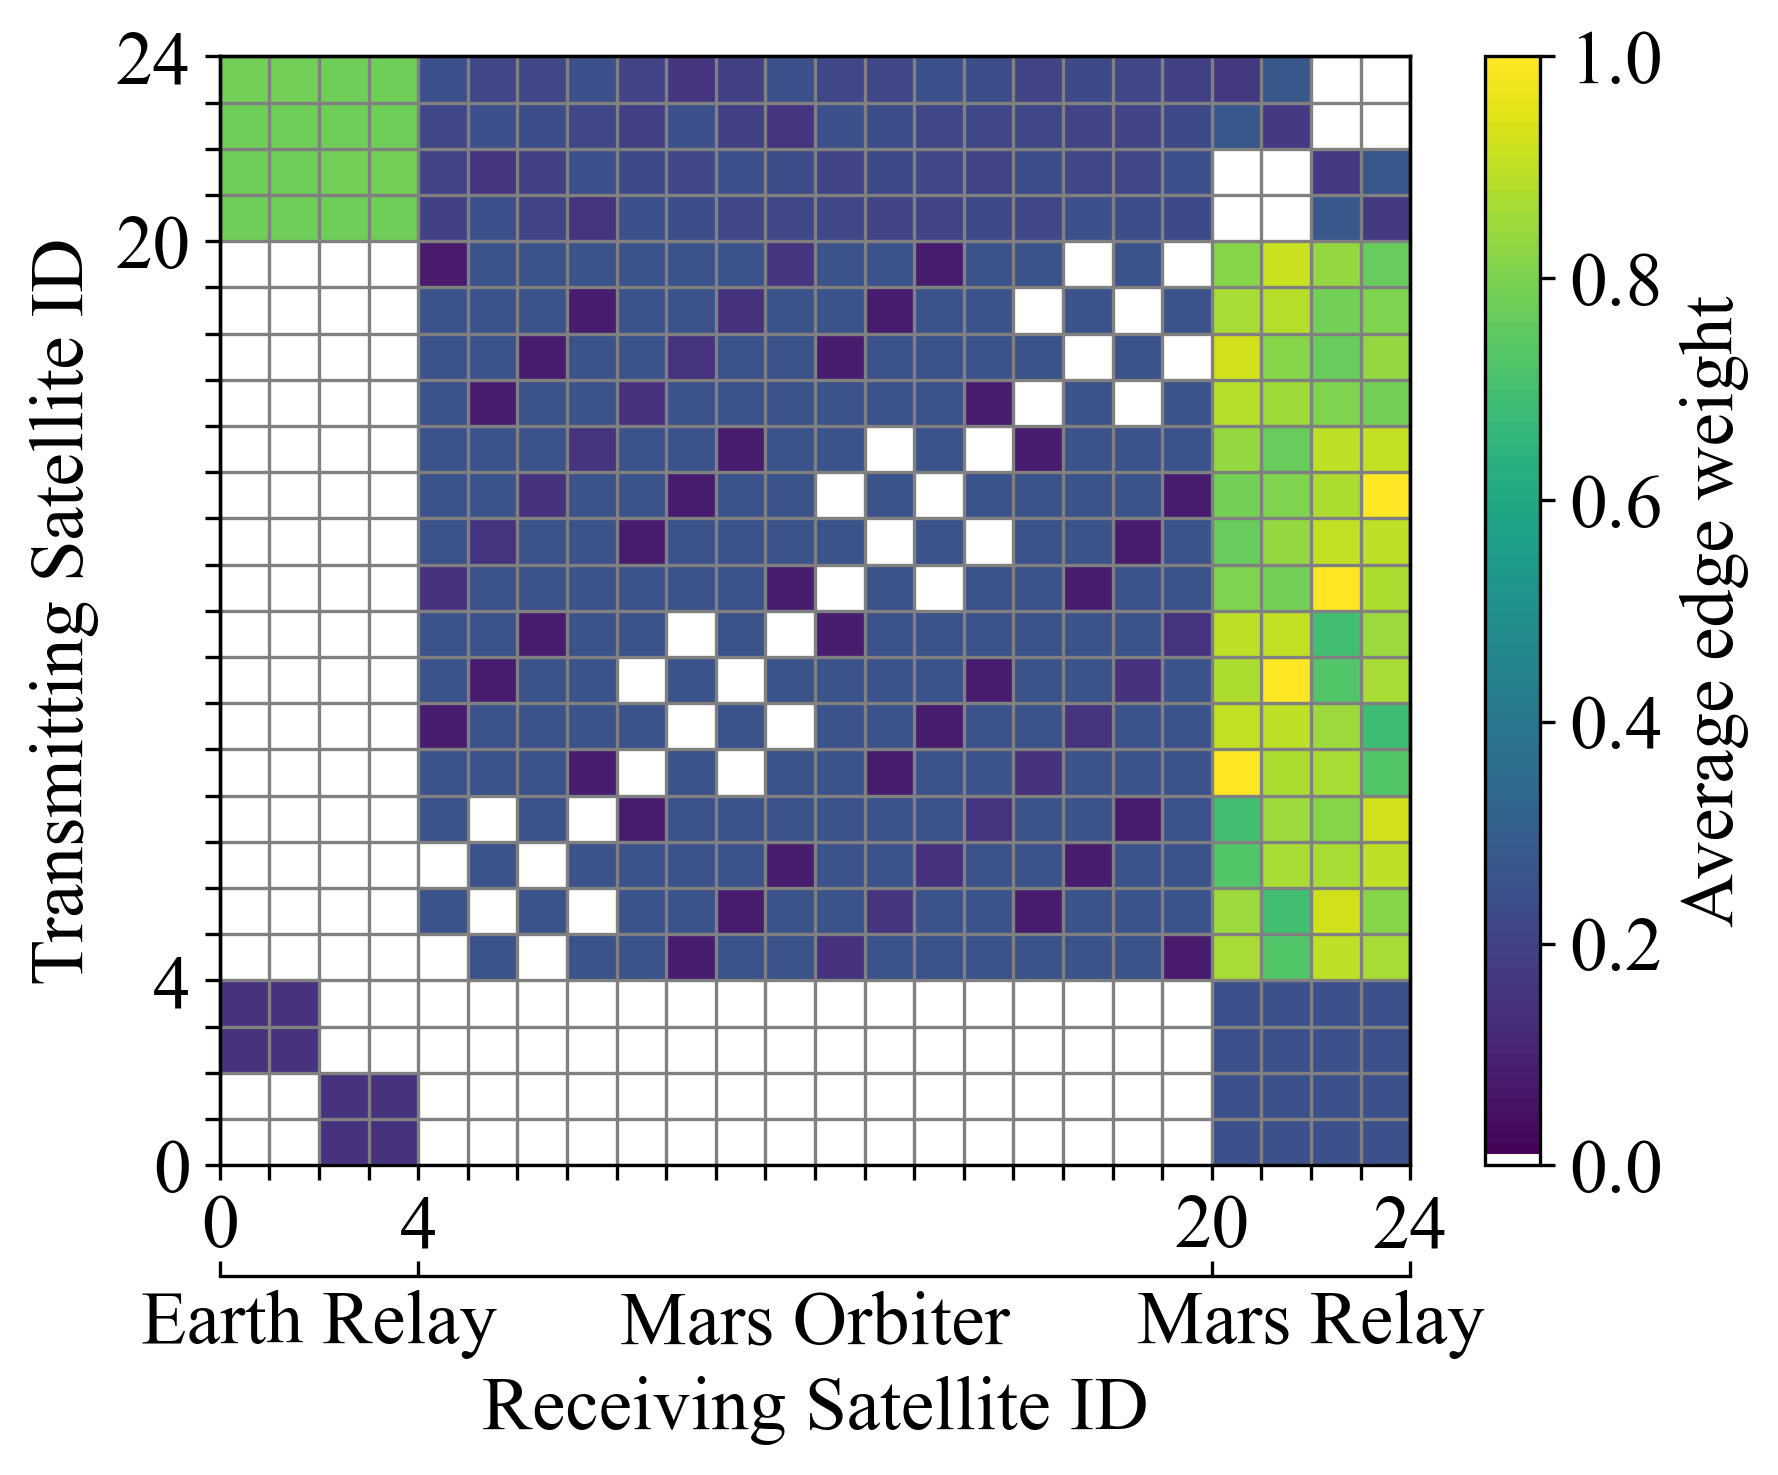

This chart was generated by the following Python code:
import os
import pickle
import pprint
import sys

import matplotlib.pyplot as plt
import matplotlib.ticker as ticker
import numpy as np

import matplotlib as mpl
from matplotlib.colors import ListedColormap

sys.path.append(os.path.join(os.path.dirname(sys.path[0])))
from time_expanded_graph import TimeExpandedGraph

# weights[k] = W_delta_cap + W_dct
# if contact_topology_k[tx_idx][rx_idx] >= 1 and contact_plan_k[tx_idx][rx_idx] == 0:

report_id = 1724036744
file_name = "lls_mars_earth_simple_scenario.pkl"
with open(f"reports/{report_id}/{file_name}", "rb") as f:
    teg: TimeExpandedGraph = pickle.load(f)

W_avg = np.sum(teg.W, axis=0) / teg.K

max_val = max(map(max, W_avg))

W_avg = W_avg / max_val

max_val = max(map(max, W_avg))
# pprint.pprint(W_avg)

viridis = mpl.colormaps['viridis'].resampled(256)
newcolors = viridis(np.linspace(0, 1, 100))
white = np.array([1, 1, 1, 1])
newcolors[:1, :] = white
newcmp = ListedColormap(newcolors)

fig, ax = plt.subplots(1, 1)

psm = ax.pcolormesh(W_avg, cmap=newcmp, vmax=max_val)

dim = np.arange(0, teg.N+1)
ax.grid(True, which='both', axis='both', linestyle='-', color='grey')

ax.set_xticks(dim)
ax.set_yticks(dim)

original_labels = [str(label) for label in ax.get_xticks()]
labels_of_interest = [str(i) for i in [0, 4, 20, 24]]
new_labels = [label if label in labels_of_interest else "" for label in original_labels]
ax.set_xticklabels(new_labels)

original_labels = [str(label) for label in ax.get_yticks()]
labels_of_interest = [str(i) for i in [0, 4, 20, 24]]
new_labels = [label if label in labels_of_interest else "" for label in original_labels]
ax.set_yticklabels(new_labels)

ax.yaxis.set_label_text("Transmitting Satellite ID")

# Second X-axis
ax2 = ax.twiny()

ax2.spines["bottom"].set_position(("axes", -0.075))
ax2.tick_params('both', length=0, width=0, which='minor')
ax2.tick_params('both', direction='in', which='major')
ax2.xaxis.set_ticks_position("bottom")
ax2.xaxis.set_label_position("bottom")

ax2.set_xticks([0, 4, 20, 24])
ax2.xaxis.set_major_formatter(ticker.NullFormatter())
ax2.xaxis.set_minor_locator(ticker.FixedLocator([2, 12, 22]))
ax2.xaxis.set_minor_formatter(ticker.FixedFormatter(['Earth Relay', 'Mars Orbiter', 'Mars Relay']))

ax.set_xlim(dim[0], dim[-1])
ax.set_ylim(dim[0], dim[-1])

plt.xlabel("Receiving Satellite ID")
# plt.ylabel("Transmitting Satellite ID")

cbar = fig.colorbar(psm, ax=ax)
cbar.set_label('Average edge weight')

plt.savefig(
    os.path.join("analysis", "weights_grid.pdf"),
    format="pdf",
    bbox_inches='tight'
)
plt.savefig(
    os.path.join("analysis", "weights_grid.png"),
    format="png",
    bbox_inches='tight',
    dpi=300,
)
plt.show()
